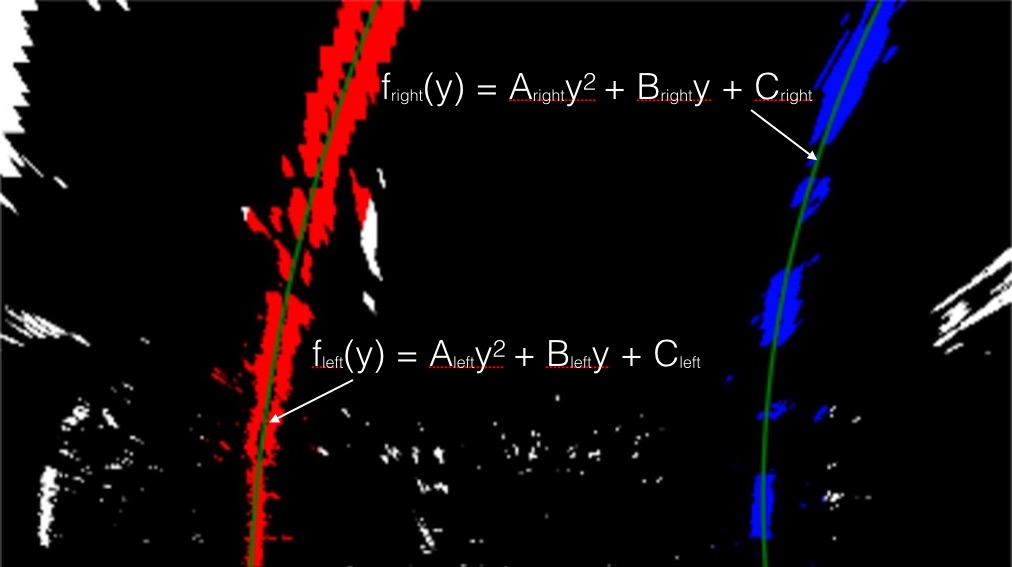
#> input picture Projects/Advanced Lane Line Finding/examples/color_fit_lines.jpg, 1012 x 567 px
$ python -i find_lane_lines.py   (imports and definitions only)
#> lines starting #> are read from the running program, lines starting #| are printed output that depends on the picture; after the words box and inside, x2 and y2 are one past the last pixel; in counts of white or black regions, pixels touching at a corner belong together
import numpy as np
import cv2
import matplotlib.pyplot as plt
from perspective_transform import perspective_transform
from PIL import Image, ImageDraw, ImageFont
from pixel_real import *


class find_lane_lines():
    def __init__(self, nwindows=9, margin=100, minpix=50):
        self.counter = 0
        self.nwindows = nwindows
        self.margin = margin
        self.minpix = minpix
        self.eleftx = 0
        self.elefty = 0
        self.erightx = 0
        self.erighty = 0
        self.leftx = 0
        self.lefty = 0
        self.rightx = 0
        self.righty = 0
        self.ploty = 0
        self.left_fitx = 0
        self.right_fitx = 0
        self.prev_margin = 50
        self.prev_center = [0, 0]#[left, right]


    # [12 lines left out: function draw_poly, not called in this run]


    def window_mask(self, width, height, img_ref, center,level):
        output = np.zeros_like(img_ref)
        output[int(img_ref.shape[0]-(level+1)*height):int(img_ref.shape[0]-level*height),max(0,int(center-width/2)):min(int(center+width/2),img_ref.shape[1])] = 1
        return output

    def find_window_centroids(self, image, window_width=50, window_height=80, margin=100, minpix=100):
        window_centroids = []
        window = np.ones(window_width)
        # Sum quarter bottom of image to get slice, could use a different ratio
        l_sum = np.sum(image[int(3*image.shape[0]/4):,:int(image.shape[1]/2)], axis=0)
        l_center = np.argmax(np.convolve(window,l_sum))-window_width/2
        if max(np.convolve(window,l_sum)) > self.minpix:
            self.prev_center[0] = l_center
        elif self.prev_center[0] != 0 and max(np.convolve(window,l_sum)) == self.minpix:
            l_center = self.prev_center[0]
        else:
            self.prev_center[0] = l_center
        r_sum = np.sum(image[int(3*image.shape[0]/4):,int(image.shape[1]/2):], axis=0)
        r_center = np.argmax(np.convolve(window,r_sum))-window_width/2+int(image.shape[1]/2)
        if max(np.convolve(window,r_sum)) > self.minpix:
            self.prev_center[1] = r_center
        elif self.prev_center[1] != 0 and max(np.convolve(window,r_sum)) == self.minpix:
            r_center = self.prev_center[1]
        else:
            self.prev_center[1] = r_center
        window_centroids.append((l_center,r_center))
        # Go through each layer looking for max pixel locations
        for level in range(1,(int)(image.shape[0]/window_height)):
            image_layer = np.sum(image[int(image.shape[0]-(level+1)*window_height):int(image.shape[0]-level*window_height),:], axis=0)
            conv_signal = np.convolve(window, image_layer)
            offset = window_width/2
            l_min_index = int(max(l_center+offset-margin,0))
            l_max_index = int(min(l_center+offset+margin,image.shape[1]))
            if max(conv_signal[l_min_index:l_max_index]) > self.minpix:
                l_center = np.argmax(conv_signal[l_min_index:l_max_index])+l_min_index-offset
                self.prev_center[0] = l_center
            else:
                l_center = self.prev_center[0]
            r_min_index = int(max(r_center+offset-margin,0))
            r_max_index = int(min(r_center+offset+margin,image.shape[1]))
            if max(conv_signal[r_min_index:r_max_index]) > self.minpix:
                r_center = np.argmax(conv_signal[r_min_index:r_max_index])+r_min_index-offset
                self.prev_center[1] = r_center
            else:
                r_center = self.prev_center[1]
            window_centroids.append((l_center,r_center))

        return window_centroids

    def process_centers(self, window_centroids, warped, window_width, window_height):
        if len(window_centroids) > 0:
            l_points = np.zeros_like(warped)
            r_points = np.zeros_like(warped)
            for level in range(0,len(window_centroids)):
                l_mask = self.window_mask(window_width,window_height,warped,window_centroids[level][0],level)
                r_mask = self.window_mask(window_width,window_height,warped,window_centroids[level][1],level)
                l_points[(l_points == 255) | ((l_mask == 1) ) ] = 255
                r_points[(r_points == 255) | ((r_mask == 1) ) ] = 255
            l_nonzero = l_points.nonzero()
            r_nonzero = r_points.nonzero()
            self.leftx = l_nonzero[1]
            self.lefty = l_nonzero[0]
            self.rightx = r_nonzero[1]
            self.righty = r_nonzero[0]
            # Draw the results
            """
            template = np.array(r_points+l_points,np.uint8)
            zero_channel = np.zeros_like(template)
            template = np.array(cv2.merge((zero_channel,template,zero_channel)),np.uint8)
            warpage= np.dstack((warped, warped, warped))*255
            output = cv2.addWeighted(warpage, 1, template, 0.5, 0.0)
            plt.imshow(output)
            plt.show()
            """
            output = self.fit_polynomial_slide(warped)
        else:
            output = np.array(cv2.merge((warped,warped,warped)),np.uint8)
        return output


    # [21 lines left out: function slide, not called in this run]


    def fit_polynomial_slide(self, image):

        try:
            self.left_fit = np.polyfit(self.lefty, self.leftx, 2)
            self.eleftx = self.leftx
            self.elefty = self.lefty
        except:
            self.left_fit = np.polyfit(self.elefty, self.eleftx, 2)
            self.leftx = self.eleftx
            self.lefty = self.elefty
        try:
            self.right_fit = np.polyfit(self.righty, self.rightx, 2)
            self.erightx = self.rightx
            self.erighty = self.righty
        except:
            self.right_fit = np.polyfit(self.erighty, self.erightx, 2)
            self.rightx = self.erightx
            self.righty = self.erighty

        self.ploty = np.linspace(0, image.shape[0]-1, image.shape[0])

        try:
            self.left_fitx = self.left_fit[0]*self.ploty**2 + self.left_fit[1]*self.ploty + self.left_fit[2]
            self.right_fitx = self.right_fit[0]*self.ploty**2 + self.right_fit[1]*self.ploty + self.right_fit[2]
        except TypeError:
            # Avoids an error if `left` and `right_fit` are still none or incorrect
            print('The function failed to fit a line!')
            self.left_fitx = 1*self.ploty**2 + 1*self.ploty
            self.right_fitx = 1*self.ploty**2 + 1*self.ploty

        self.result_image[self.lefty, self.leftx] = [255, 0, 0]
        self.result_image[self.righty, self.rightx] = [0, 0, 255]

        # Plots the left and right polynomials on the lane lines
        plt.plot(self.left_fitx, self.ploty, color='yellow')
        plt.plot(self.right_fitx, self.ploty, color='yellow')
        new_image = np.zeros_like(image)
        new_image = np.dstack((new_image, new_image, new_image)) * 255
        draw_margin = 20
        left_line_window1 = np.array([np.transpose(np.vstack([self.left_fitx-draw_margin, self.ploty]))])
        left_line_window2 = np.array([np.flipud(np.transpose(np.vstack([self.left_fitx+draw_margin,
                              self.ploty])))])
        left_pts = np.hstack((left_line_window1, left_line_window2))
        right_line_window1 = np.array([np.transpose(np.vstack([self.right_fitx-draw_margin, self.ploty]))])
        right_line_window2 = np.array([np.flipud(np.transpose(np.vstack([self.right_fitx+draw_margin,
                              self.ploty])))])
        right_pts = np.hstack((right_line_window1, right_line_window2))

        pts = np.hstack((left_line_window2, right_line_window1))
        cv2.fillPoly(new_image, np.int_([left_pts]), (255, 0, 0))
        cv2.fillPoly(new_image, np.int_([right_pts]), (0, 0, 255))
        cv2.fillPoly(new_image, np.int_([pts]), (0, 255, 0))
        out = cv2.addWeighted(self.result_image, 1, new_image, 0.3, 0)
        return out


    # [67 lines left out: functions find_first, method_1, not called in this run]

    def method_2(self, image):
        window_width = 50
        window_height = 80
        margin = 100
        self.minpix = 0
        window_centroids = self.find_window_centroids(image, window_height, window_width, margin)
        output_image = self.process_centers(window_centroids, image, window_width, window_height)
        return output_image


    # [8 lines left out: function __call__, not called in this run]


>>> import cv2
>>> picture = cv2.imread('examples/color_fit_lines.jpg', cv2.IMREAD_GRAYSCALE)
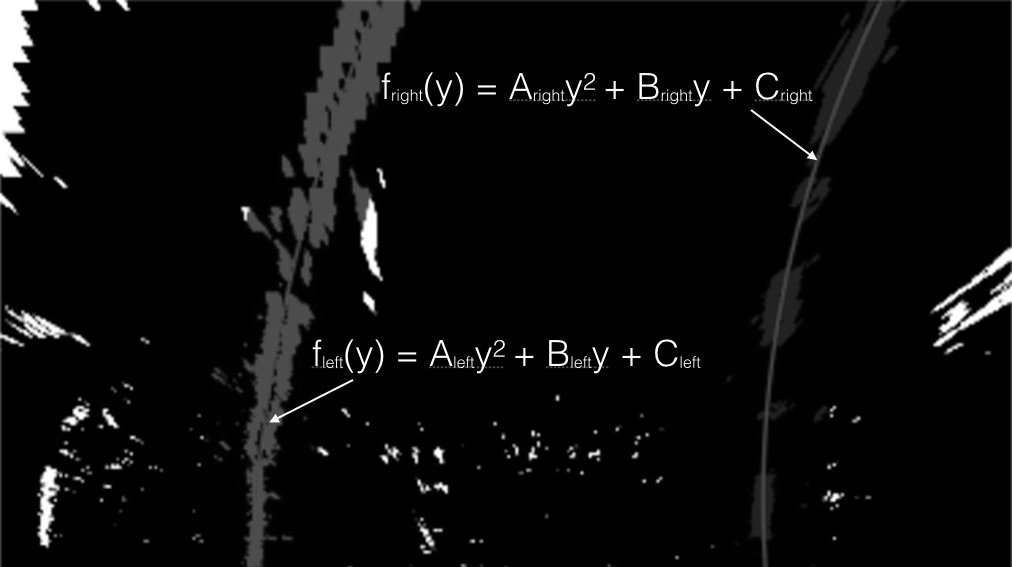
#> picture: shape (567, 1012); min 0, max 255, mean 10.7
>>> result = find_lane_lines().method_2(picture)
#> in find_window_centroids, `l_sum = np.sum(image[int(3*image.shape[0]/4):,:int(image.shape[1]/2)],..`: l_sum = 506 values, max 18951 at index 46, min 0 at index 2, mean 1493.2
#> in find_window_centroids, `l_center = np.argmax(np.convolve(window,l_sum))-window_width/2`: l_center = 77
#> in find_window_centroids, `r_sum = np.sum(image[int(3*image.shape[0]/4):,int(image.shape[1]/2):],..`: r_sum = 506 values, max 8942 at index 505, min 0 at index 163, mean 452.8
#> in find_window_centroids, `r_center = np.argmax(np.convolve(window,r_sum))-window_width/2+int(ima..`: r_center = 796
#> the loop in find_window_centroids, `for level in range(1,(int)(image.shape[0]/window_height)):` made 10 passes
#> (l_min_index, l_max_index, l_center, r_min_index, r_max_index, r_center) on passes 1 to 10: (17, 217, 76, 736, 936, 797), (16, 216, 98, 737, 937, 797), (38, 238, 99, 737, 937, 796), (39, 239, 39, 736, 936, 696), (0, 179, 15, 636, 836, 775), (0, 155, -15, 715, 915, 790), (0, 125, 31, 730, 930, 799), (0, 171, 3, 739, 939, 800), (0, 143, -9, 740, 940, 826), (0, 131, -1, 766, 966, 860)
#> after the loop in find_window_centroids, `for level in range(1,(int)(image.shape[0]/window_height)):`: self.prev_center = [-1, 860]; window_centroids = [(77, 796), (76, 797), (98, 797), (99, 796), (39, 696), (15, 775), (-15, 790), (31, 799), (3, 800), (-9, 826), (-1, 860)]
#> the loop in process_centers, `for level in range(0,len(window_centroids)):` made 11 passes
#> pass 1, in process_centers, `l_mask = self.window_mask(window_width,window_height,warped,window_cen..`:
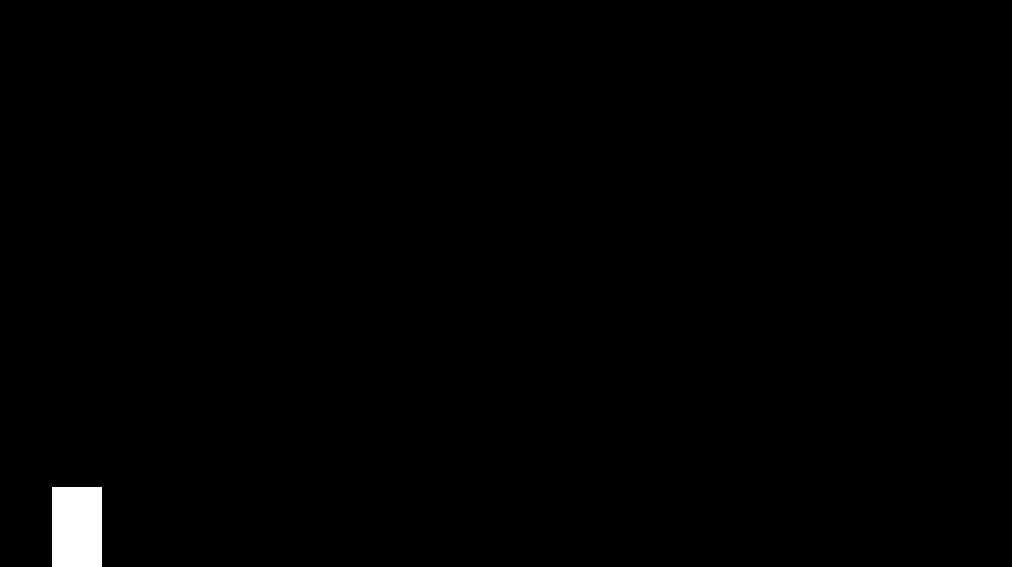
#> l_mask: shape (567, 1012); values 0 (black) and 1 (white), 0.7% white; 1 white region, box (x1, y1, x2, y2) and area: (52, 487, 102, 567) 4000
#> pass 1, in process_centers, `r_mask = self.window_mask(window_width,window_height,warped,window_cen..`:
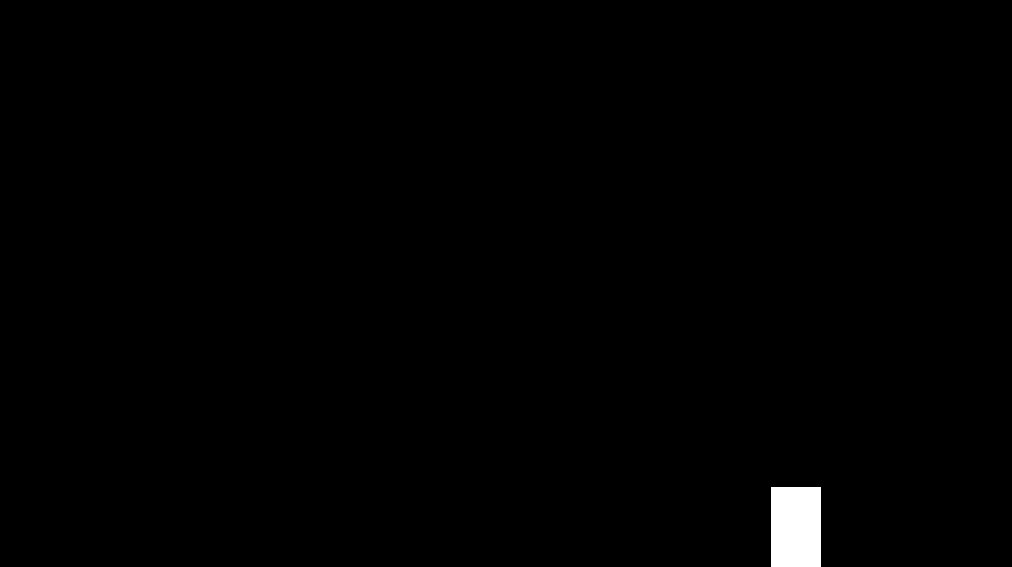
#> r_mask: shape (567, 1012); values 0 (black) and 1 (white), 0.7% white; 1 white region, box (x1, y1, x2, y2) and area: (771, 487, 821, 567) 4000
#> pass 2, in process_centers, `l_mask = self.window_mask(window_width,window_height,warped,window_cen..`:
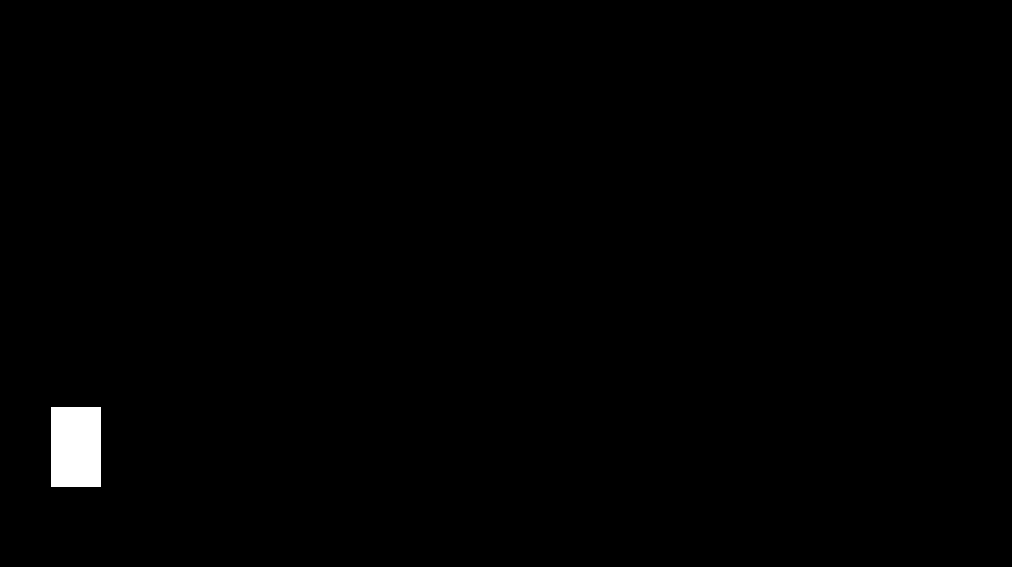
#> l_mask: shape (567, 1012); values 0 (black) and 1 (white), 0.7% white; 1 white region, box (x1, y1, x2, y2) and area: (51, 407, 101, 487) 4000
#> pass 2, in process_centers, `r_mask = self.window_mask(window_width,window_height,warped,window_cen..`:
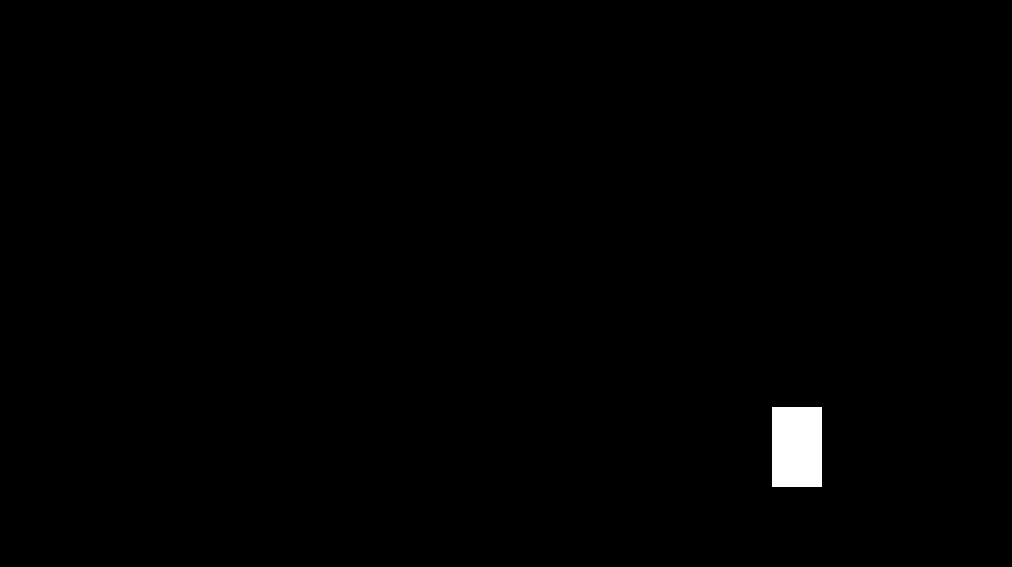
#> r_mask: shape (567, 1012); values 0 (black) and 1 (white), 0.7% white; 1 white region, box (x1, y1, x2, y2) and area: (772, 407, 822, 487) 4000
#> after the loop in process_centers, `for level in range(0,len(window_centroids)):`:
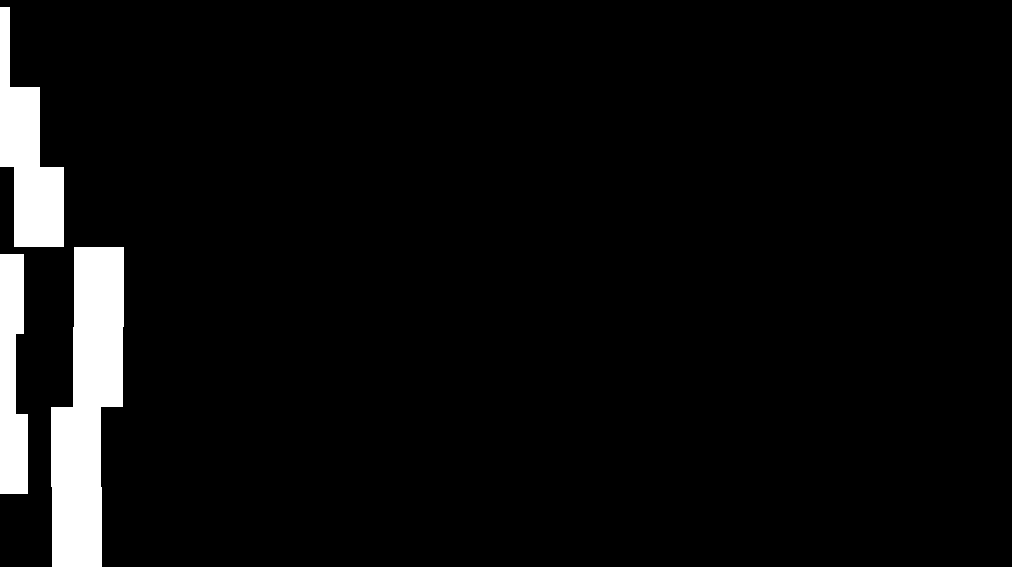
#> l_points: shape (567, 1012); 5.1% white; 3 white regions, box (x1, y1, x2, y2) and area: (51, 247, 124, 567) 16000, (0, 7, 64, 247) 8000, (0, 254, 28, 494) 5440
#> after the loop in process_centers, `for level in range(0,len(window_centroids)):`:
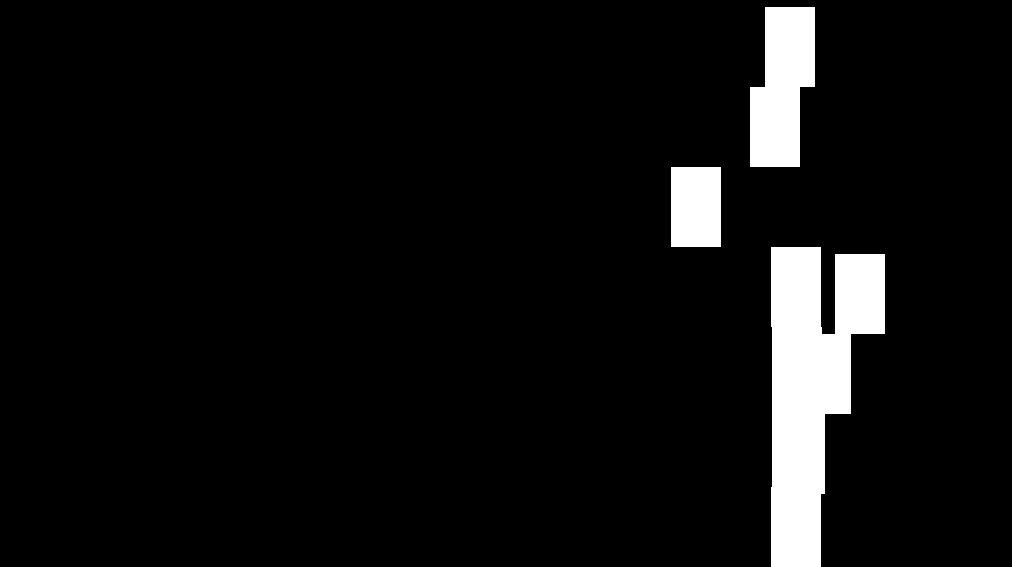
#> r_points: shape (567, 1012); 6% white; 3 white regions, box (x1, y1, x2, y2) and area: (771, 247, 885, 567) 22567, (750, 7, 815, 167) 8000, (671, 167, 721, 247) 4000
#> in process_centers, `l_nonzero = l_points.nonzero()`: l_nonzero = 29440 positions, rows 7 to 566, columns 0 to 123
#> in process_centers, `r_nonzero = r_points.nonzero()`: r_nonzero = 34567 positions, rows 7 to 566, columns 671 to 884
#> in fit_polynomial_slide, `self.left_fit = np.polyfit(self.lefty, self.leftx, 2)`: self.left_fit = [-0.000489, 0.416, -18.62]
#> in fit_polynomial_slide, `self.right_fit = np.polyfit(self.righty, self.rightx, 2)`: self.right_fit = [-9.58e-05, 0.14, 760.7]
#> in fit_polynomial_slide, `self.left_fitx = self.left_fit[0]*self.ploty**2 + self.left_fit[1]*sel..`: self.left_fitx = 567 values, max 69.81 at index 425, min -18.62 at index 0, mean 46.81
#> in fit_polynomial_slide, `self.right_fitx = self.right_fit[0]*self.ploty**2 + self.right_fit[1]*..`: self.right_fitx = 567 values from 760.7 to 809
#> (the run stopped early here; a loop or call above may not have finished)
